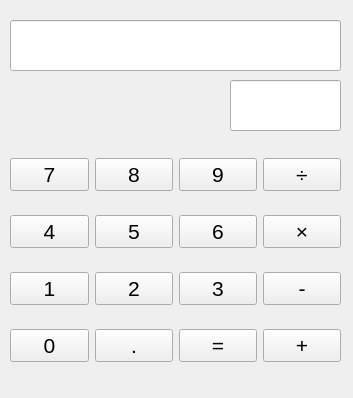
<?xml version="1.0" encoding="UTF-8"?>
<ui version="4.0">
 <class>Form</class>
 <widget class="QWidget" name="Form">
  <property name="geometry">
   <rect>
    <x>0</x>
    <y>0</y>
    <width>353</width>
    <height>398</height>
   </rect>
  </property>
  <property name="windowTitle">
   <string>计算器</string>
  </property>
  <widget class="QLineEdit" name="lineEdit">
   <property name="geometry">
    <rect>
     <x>10</x>
     <y>20</y>
     <width>331</width>
     <height>51</height>
    </rect>
   </property>
   <property name="readOnly">
    <bool>true</bool>
   </property>
  </widget>
  <widget class="QWidget" name="layoutWidget">
   <property name="geometry">
    <rect>
     <x>10</x>
     <y>140</y>
     <width>331</width>
     <height>241</height>
    </rect>
   </property>
   <layout class="QVBoxLayout" name="verticalLayout">
    <item>
     <layout class="QHBoxLayout" name="horizontalLayout">
      <item>
       <widget class="QPushButton" name="pushButton_7">
        <property name="font">
         <font>
          <pointsize>16</pointsize>
         </font>
        </property>
        <property name="text">
         <string>7</string>
        </property>
       </widget>
      </item>
      <item>
       <widget class="QPushButton" name="pushButton_8">
        <property name="font">
         <font>
          <pointsize>16</pointsize>
         </font>
        </property>
        <property name="text">
         <string>8</string>
        </property>
       </widget>
      </item>
      <item>
       <widget class="QPushButton" name="pushButton_9">
        <property name="font">
         <font>
          <pointsize>16</pointsize>
         </font>
        </property>
        <property name="text">
         <string>9</string>
        </property>
       </widget>
      </item>
      <item>
       <widget class="QPushButton" name="pushButton_div">
        <property name="font">
         <font>
          <pointsize>16</pointsize>
         </font>
        </property>
        <property name="text">
         <string>÷</string>
        </property>
       </widget>
      </item>
     </layout>
    </item>
    <item>
     <layout class="QHBoxLayout" name="horizontalLayout_2">
      <item>
       <widget class="QPushButton" name="pushButton_4">
        <property name="font">
         <font>
          <pointsize>16</pointsize>
         </font>
        </property>
        <property name="text">
         <string>4</string>
        </property>
       </widget>
      </item>
      <item>
       <widget class="QPushButton" name="pushButton_5">
        <property name="font">
         <font>
          <pointsize>16</pointsize>
         </font>
        </property>
        <property name="text">
         <string>5</string>
        </property>
       </widget>
      </item>
      <item>
       <widget class="QPushButton" name="pushButton_6">
        <property name="font">
         <font>
          <pointsize>16</pointsize>
         </font>
        </property>
        <property name="text">
         <string>6</string>
        </property>
       </widget>
      </item>
      <item>
       <widget class="QPushButton" name="pushButton_mul">
        <property name="font">
         <font>
          <pointsize>16</pointsize>
         </font>
        </property>
        <property name="text">
         <string>×</string>
        </property>
       </widget>
      </item>
     </layout>
    </item>
    <item>
     <layout class="QHBoxLayout" name="horizontalLayout_3">
      <item>
       <widget class="QPushButton" name="pushButton_1">
        <property name="font">
         <font>
          <pointsize>16</pointsize>
         </font>
        </property>
        <property name="text">
         <string>1</string>
        </property>
       </widget>
      </item>
      <item>
       <widget class="QPushButton" name="pushButton_2">
        <property name="font">
         <font>
          <pointsize>16</pointsize>
         </font>
        </property>
        <property name="text">
         <string>2</string>
        </property>
       </widget>
      </item>
      <item>
       <widget class="QPushButton" name="pushButton_3">
        <property name="font">
         <font>
          <pointsize>16</pointsize>
         </font>
        </property>
        <property name="text">
         <string>3</string>
        </property>
       </widget>
      </item>
      <item>
       <widget class="QPushButton" name="pushButton_sub">
        <property name="font">
         <font>
          <pointsize>16</pointsize>
         </font>
        </property>
        <property name="text">
         <string>-</string>
        </property>
       </widget>
      </item>
     </layout>
    </item>
    <item>
     <layout class="QHBoxLayout" name="horizontalLayout_4">
      <item>
       <widget class="QPushButton" name="pushButton_0">
        <property name="font">
         <font>
          <pointsize>16</pointsize>
         </font>
        </property>
        <property name="text">
         <string>0</string>
        </property>
       </widget>
      </item>
      <item>
       <widget class="QPushButton" name="pushButton_point">
        <property name="font">
         <font>
          <pointsize>16</pointsize>
         </font>
        </property>
        <property name="text">
         <string>.</string>
        </property>
       </widget>
      </item>
      <item>
       <widget class="QPushButton" name="pushButton_equal">
        <property name="font">
         <font>
          <pointsize>16</pointsize>
         </font>
        </property>
        <property name="text">
         <string>=</string>
        </property>
       </widget>
      </item>
      <item>
       <widget class="QPushButton" name="pushButton_add">
        <property name="font">
         <font>
          <pointsize>16</pointsize>
         </font>
        </property>
        <property name="text">
         <string>+</string>
        </property>
       </widget>
      </item>
     </layout>
    </item>
   </layout>
  </widget>
  <widget class="QLineEdit" name="lineEdit_result">
   <property name="geometry">
    <rect>
     <x>230</x>
     <y>80</y>
     <width>111</width>
     <height>51</height>
    </rect>
   </property>
  </widget>
 </widget>
 <resources/>
 <connections/>
</ui>
